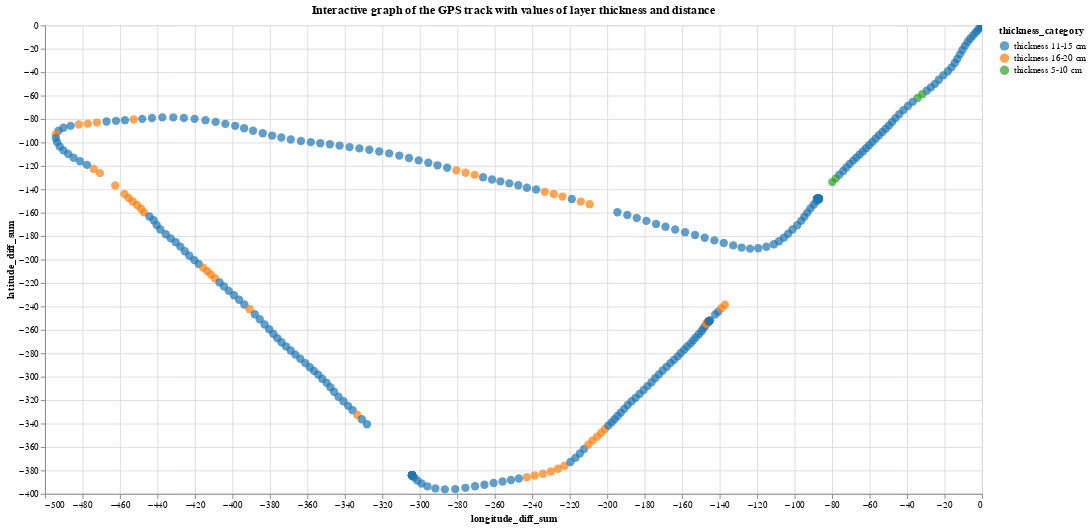

This figure's notebook cell:
### Code cell
# build an interactive graph of the GPS track, the values of layer thickness and distance can be viewed by moving the mouse cursor

alt.Chart(final_data1).mark_circle(size=80).encode(
    x='longitude_diff_sum',
    y='latitude_diff_sum',
    color=alt.Color('thickness_category', scale=alt.Scale(scheme='category10')),
    tooltip=['layer_thickness', 'distance']
).interactive().properties(
    width=1000,
    height=500,
    title='Interactive graph of the GPS track with values of layer thickness and distance'
)

### Figure 1 — Vega-Lite specification as saved in the notebook (floating-point values rounded to 4 significant figures; data arrays with more than 128 entries replaced by an {"elided": "..."} marker saying what was removed)
{"config": {"view": {"continuousWidth": 400, "continuousHeight": 300}}, "data": {"name": "data-97dca21fc931a557f1927d4e47673f84"}, "mark": {"type": "circle", "size": 80}, "encoding": {"color": {"type": "nominal", "field": "thickness_category", "scale": {"scheme": "category10"}}, "tooltip": [{"type": "quantitative", "field": "layer_thickness"}, {"type": "quantitative", "field": "distance"}], "x": {"type": "quantitative", "field": "longitude_diff_sum"}, "y": {"type": "quantitative", "field": "latitude_diff_sum"}}, "height": 500, "selection": {"selector018": {"type": "interval", "bind": "scales", "encodings": ["x", "y"]}}, "title": "Interactive graph of the GPS track with values of layer thickness and distance", "width": 1000, "$schema": "https://vega.github.io/schema/vega-lite/v4.8.1.json", "datasets": {"data-97dca21fc931a557f1927d4e47673f84": {"elided": "319 records"}}}
